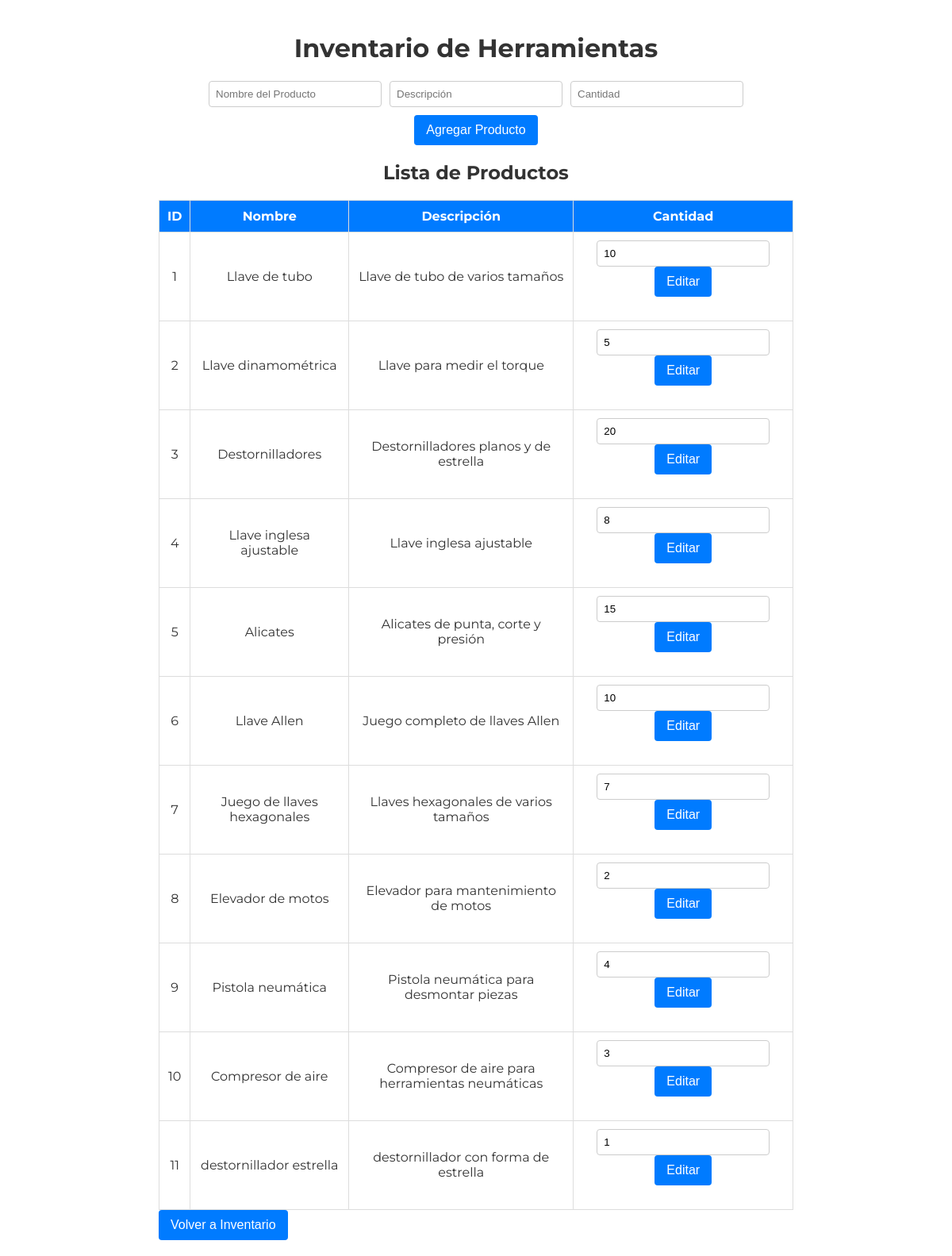
Screenshot of /herramientas.php with the database file from the repository.
### tables this page shows
CREATE TABLE `herramientas` (
  `id_herramienta` int(11) NOT NULL,
  `nombre` varchar(100) NOT NULL,
  `descripcion` varchar(255) DEFAULT NULL,
  `cantidad` int(11) NOT NULL,
  `tipo` varchar(50) DEFAULT NULL
);

### herramientas.php (the view, shortened to what this page needs)
<?php
$servername = "localhost";
$username = "root";
$password = "";
$dbname = "taller_motos";
$conn = new mysqli($servername, $username, $password, $dbname);
$sql = "SELECT * FROM herramientas";
$result = $conn->query($sql);
?>
<!DOCTYPE html>
<html lang="en">
<head>
    <link rel="stylesheet" href="bases.css">
</head>
<body>
    <div class="container">
        <h1>Inventario de Herramientas</h1>
        <form method="POST" action="">
            <div class="input-group">
                <input type="text" name="nombre" placeholder="Nombre del Producto" required>
                <input type="text" name="descripcion" placeholder="Descripción" required>
                <input type="number" name="cantidad" placeholder="Cantidad" required>
            </div>
            <button type="submit">Agregar Producto</button>
        </form>
        <h2>Lista de Productos</h2>
        <table>
            <thead>
                <tr>
                    <th>ID</th>
                    <th>Nombre</th>
                    <th>Descripción</th>
                    <th>Cantidad</th>
                </tr>
            </thead>
            <tbody>
            <?php
                if ($result->num_rows > 0) {
                    while ($row = $result->fetch_assoc()) {
                        $cantidad = $row["cantidad"];
                        $cantidad_class = $cantidad == 0 ? "low-stock" : "";
                        echo "<tr class='$cantidad_class'>";
                        echo "<td>" . $row["id_herramienta"] . "</td>";
                        echo "<td>" . $row["nombre"] . "</td>";
                        echo "<td>" . $row["descripcion"] . "</td>";
                        echo "<td>
                                <form method='POST' action='' style='display:inline-block;'>
                                    <input type='hidden' name='id_herramienta' value='" . $row["id_herramienta"] . "'>
                                    <input type='hidden' name='action' value='edit'>
                                    <input type='number' name='cantidad' value='" . $row["cantidad"] . "' required>
                                    <button type='submit'>Editar</button>
                                </form>
                              </td>";
                        echo "</tr>";
                    }
                } else {
                    echo "<tr><td colspan='4'>No se encontraron productos.</td></tr>";
                }
            ?>
            </tbody>
        </table>
        <button onclick="location.href='inventario.php'">Volver a Inventario</button>
    </div>
</body>
</html>

### bases.css (style rules this page uses)
body { font-family: 'Montserrat', sans-serif; background: url(https://media.istockphoto.com/id/495378164/es/foto/garaje-taller-3-d-imagen.jpg?s=2048x2048&w=is&k=20&c=iZo_H-F4dL8qUzP1YC1gHGkkeIEOd4KEvny_IsHSv1A=); color: #333; margin: 0; padding: 0; }
.container { max-width: 800px; margin: 0 auto; padding: 20px; background-color: #fff; border-radius: 1%; }
h1, h2 { text-align: center; color: #333; }
form { margin-bottom: 20px; text-align: center; }
.input-group { display: flex; gap: 10px; justify-content: center; margin-bottom: 10px; }
input[type="text"], input[type="number"] { padding: 8px; width: 200px; border: 1px solid #ccc; border-radius: 4px; }
button { padding: 10px 15px; font-size: 16px; color: #fff; background-color: #007bff; border: none; border-radius: 4px; cursor: pointer; }
table { width: 100%; border-collapse: collapse; margin-top: 20px; }
table, th, td { border: 1px solid #ddd; }
th, td { padding: 10px; text-align: center; }
th { background-color: #007bff; color: #fff; }
td form { display: inline; }

### rows the page displays
herramientas: id_herramienta "1", nombre "Llave de tubo", descripcion "Llave de tubo de varios tamaños", cantidad "10"
herramientas: id_herramienta "2", nombre "Llave dinamométrica", descripcion "Llave para medir el torque", cantidad "5"
herramientas: id_herramienta "3", nombre "Destornilladores", descripcion "Destornilladores planos y de estrella", cantidad "20"
herramientas: id_herramienta "4", nombre "Llave inglesa ajustable", descripcion "Llave inglesa ajustable", cantidad "8"
herramientas: id_herramienta "5", nombre "Alicates", descripcion "Alicates de punta, corte y presión", cantidad "15"
herramientas: id_herramienta "6", nombre "Llave Allen", descripcion "Juego completo de llaves Allen", cantidad "10"
herramientas: id_herramienta "7", nombre "Juego de llaves hexagonales", descripcion "Llaves hexagonales de varios tamaños", cantidad "7"
herramientas: id_herramienta "8", nombre "Elevador de motos", descripcion "Elevador para mantenimiento de motos", cantidad "2"
herramientas: id_herramienta "9", nombre "Pistola neumática", descripcion "Pistola neumática para desmontar piezas", cantidad "4"
herramientas: id_herramienta "10", nombre "Compresor de aire", descripcion "Compresor de aire para herramientas neumáticas", cantidad "3"
herramientas: id_herramienta "11", nombre "destornillador estrella", descripcion "destornillador con forma de estrella", cantidad "1"
